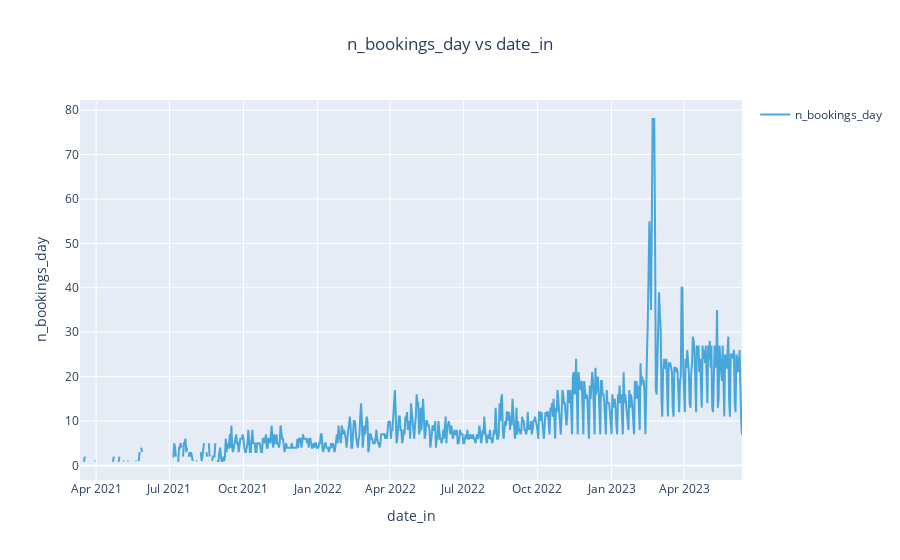

The code cell stored with this chart in its notebook:
### Markdown cell above
### Clearly, the input timeseries is much more consistent

### Code cell
ts = result_ts.timeseries
fig = ts.plot()
plotly.io.show(fig)

### Figure 1 — Plotly figure (JSON) as saved in the notebook; plotly's stock layout.template omitted (floating-point values rounded to 4 significant figures; data arrays with more than 128 entries replaced by an {"elided": "..."} marker saying what was removed)
{"data": [{"line": {"color": "rgb(32, 149, 212)"}, "mode": "lines", "name": "n_bookings_day", "opacity": 0.8, "type": "scatter", "x": {"elided": "823 str values"}, "y": {"elided": "823 int values"}}], "layout": {"legend": {"traceorder": "reversed"}, "showlegend": true, "title": {"text": "n_bookings_day vs date_in", "x": 0.5}, "xaxis": {"title": {"text": "date_in"}}, "yaxis": {"title": {"text": "n_bookings_day"}}}}
